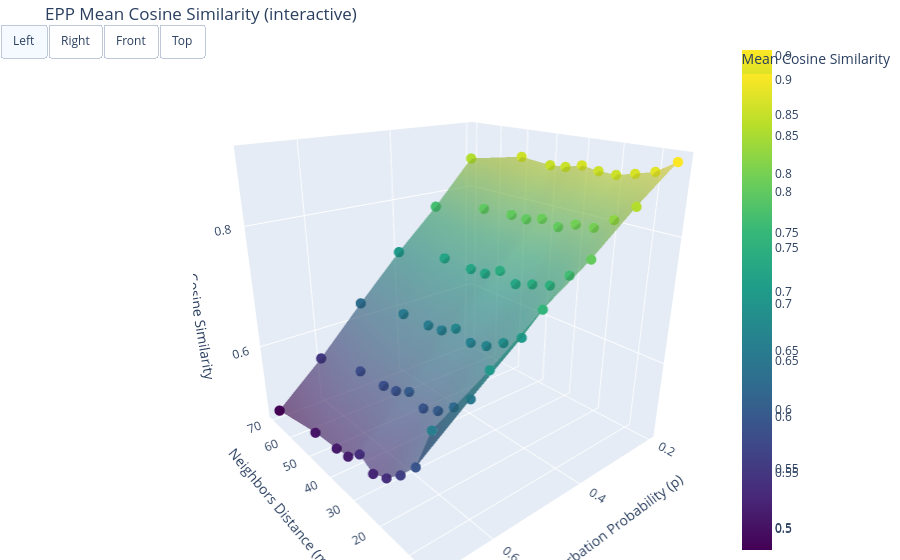

This figure's notebook cell:
### Code cell
def create_similarity_3d_plot_interactive(
    df_results,
    title,
    xlabel,
    ylabel,
    zlabel,
    filename_html=None,
    cmap='Viridis',
    marker_size=6,
    initial_view='left',   # new: 'left'|'right'|'front'|'auto'
    add_view_buttons=True,  # new: add small UI buttons to switch camera
):
    """
    Create an interactive 3D plot (plotly) where x=m, y=p and z=mean_similarity.
    Supports initial camera view selection and optional small view buttons.
    """
    import plotly.graph_objects as go
    import matplotlib.tri as mtri
    import os

    df = df_results[['m', 'p', 'mean_similarity']].dropna()
    xs = df['m'].astype(float).values
    ys = df['p'].astype(float).values
    zs = df['mean_similarity'].astype(float).values

    if len(xs) == 0:
        raise ValueError("No valid data points to plot.")

    # predefined cameras (eye positions) -> left view places x negative so zlabel faces left
    cameras = {
        'left': dict(eye=dict(x=-1.5, y=1.25, z=0.8)),
        'right': dict(eye=dict(x=1.5, y=1.25, z=0.8)),
        'front': dict(eye=dict(x=0.0, y=2.5, z=0.8)),
        'top': dict(eye=dict(x=0.0, y=0.8, z=3.0)),
    }
    initial_camera = cameras.get(initial_view, cameras['left'])

    fig = go.Figure()

    # Try triangulation to create a mesh; fallback to scatter only
    try:
        tri = mtri.Triangulation(xs, ys)
        if hasattr(tri, "triangles") and len(tri.triangles) > 0:
            i, j, k = tri.triangles.T
            fig.add_trace(
                go.Mesh3d(
                    x=xs, y=ys, z=zs, i=i, j=j, k=k,
                    intensity=zs, colorscale=cmap, opacity=0.6,
                    hovertemplate="m=%{x}<br>p=%{y}<br>sim=%{z:.4f}<extra></extra>",
                    name="mesh", showscale=True,
                )
            )
    except Exception:
        pass

    fig.add_trace(
        go.Scatter3d(
            x=xs, y=ys, z=zs, mode='markers',
            marker=dict(size=marker_size, color=zs, colorscale=cmap, colorbar=dict(title=zlabel)),
            hovertemplate="m=%{x}<br>p=%{y}<br>sim=%{z:.4f}<extra></extra>",
            name="points",
        )
    )

    # layout & camera
    fig.update_layout(
        title=title,
        scene=dict(
            xaxis_title=xlabel,
            yaxis_title=ylabel,
            zaxis_title=zlabel,
            camera=initial_camera,
        ),
        margin=dict(l=0, r=0, b=0, t=40),
        legend=dict(yanchor="top", y=0.95, xanchor="left", x=0.02),
    )

    # optional buttons to switch views interactively
    if add_view_buttons:
        updatemenus = [
            dict(
                type="buttons",
                direction="left",
                x=0.02,
                y=1.03,
                showactive=True,
                buttons=[
                    dict(label="Left",
                         method="relayout",
                         args=[{"scene.camera": cameras['left']}]),
                    dict(label="Right",
                         method="relayout",
                         args=[{"scene.camera": cameras['right']}]),
                    dict(label="Front",
                         method="relayout",
                         args=[{"scene.camera": cameras['front']}]),
                    dict(label="Top",
                         method="relayout",
                         args=[{"scene.camera": cameras['top']}]),
                ],
            )
        ]
        fig.update_layout(updatemenus=updatemenus)

    if filename_html:
        outpath = os.path.join(data_manager.output_dir, filename_html)
        fig.write_html(outpath)
        print(f"Interactive plot saved to {outpath}")

    fig.show()

# Example usage (initial view set to 'left' so zlabel is readable when you tilt left):
create_similarity_3d_plot_interactive(
    df_results=df_results,
    title='EPP Mean Cosine Similarity (interactive)',
    xlabel='Neighbors Distance (m)',
    ylabel='Perturbation Probability (p)',
    zlabel='Mean Cosine Similarity',
    filename_html='epp_similarity_3d_interactive.html',
    initial_view='left',
    add_view_buttons=True
)

### Figure 1 — Plotly figure (JSON) as saved in the notebook; plotly's stock layout.template omitted (floating-point values rounded to 4 significant figures)
{"data": [{"colorscale": [[0, "#440154"], [0.1111, "#482878"], [0.2222, "#3e4989"], [0.3333, "#31688e"], [0.4444, "#26828e"], [0.5556, "#1f9e89"], [0.6667, "#35b779"], [0.7778, "#6ece58"], [0.8889, "#b5de2b"], [1, "#fde725"]], "hovertemplate": "m=%{x}<br>p=%{y}<br>sim=%{z:.4f}<extra></extra>", "i": [0, 1, 21, 10, 32, 32, 21, 22, 12, 1, 4, 5, 25, 24, 48, 38, 18, 9, 17, 8, 40, 40, 42, 51, 31, 41, 13, 4, 24, 13, 13, 13, 22, 13, 53, 52, 38, 47, 47, 47, 58, 58, 58, 57, 29, 28, 28, 28, 6, 7, 16, 16, 30, 21, 41, 30, 44, 53, 36, 35, 45, 54, 46, 56, 56, 55, 38, 27, 27, 18, 33, 22, 33, 33, 37, 26, 26, 17, 26, 35, 26, 15, 34, 34, 34, 43, 24, 34, 35, 34], "intensity": [0.9049, 0.887, 0.8794, 0.873, 0.8739, 0.878, 0.871, 0.8692, 0.8744, 0.8548, 0.857, 0.8326, 0.815, 0.8126, 0.8019, 0.8077, 0.8005, 0.8009, 0.7982, 0.7772, 0.8033, 0.7729, 0.7495, 0.7417, 0.7327, 0.7438, 0.7305, 0.729, 0.7298, 0.708, 0.7586, 0.7094, 0.6898, 0.673, 0.6656, 0.6757, 0.6613, 0.6579, 0.6547, 0.6314, 0.7064, 0.6528, 0.6259, 0.6046, 0.5928, 0.604, 0.5905, 0.5846, 0.5815, 0.5516, 0.6614, 0.5936, 0.5627, 0.5387, 0.5261, 0.5389, 0.5169, 0.5126, 0.5056, 0.4814], "j": [1, 11, 20, 11, 21, 31, 11, 21, 11, 2, 5, 15, 14, 14, 39, 39, 8, 19, 7, 18, 51, 41, 52, 41, 32, 31, 3, 14, 23, 14, 2, 12, 12, 23, 52, 42, 48, 37, 36, 46, 49, 48, 47, 47, 39, 39, 19, 18, 7, 17, 5, 15, 20, 31, 40, 31, 54, 43, 46, 36, 55, 44, 47, 47, 45, 45, 37, 28, 17, 28, 32, 23, 42, 43, 36, 27, 16, 27, 36, 25, 25, 16, 23, 33, 44, 33, 25, 25, 45, 45], "k": [10, 10, 10, 21, 22, 21, 12, 12, 1, 12, 14, 14, 15, 25, 49, 48, 9, 18, 8, 17, 50, 51, 51, 42, 42, 42, 4, 13, 13, 24, 3, 2, 13, 22, 43, 43, 47, 38, 37, 36, 59, 49, 48, 58, 28, 38, 29, 19, 16, 16, 6, 5, 21, 30, 30, 41, 53, 44, 45, 45, 54, 45, 56, 57, 46, 56, 27, 38, 18, 27, 22, 33, 32, 42, 26, 37, 17, 26, 35, 26, 15, 26, 24, 23, 43, 34, 34, 35, 34, 44], "name": "mesh", "opacity": 0.6, "showscale": true, "type": "mesh3d", "x": [5.0, 10.0, 15.0, 20.0, 25.0, 30.0, 35.0, 40.0, 50.0, 70.0, 5.0, 10.0, 15.0, 20.0, 25.0, 30.0, 35.0, 40.0, 50.0, 70.0, 5.0, 10.0, 15.0, 20.0, 25.0, 30.0, 35.0, 40.0, 50.0, 70.0, 5.0, 10.0, 15.0, 20.0, 25.0, 30.0, 35.0, 40.0, 50.0, 70.0, 5.0, 10.0, 15.0, 20.0, 25.0, 30.0, 35.0, 40.0, 50.0, 70.0, 5.0, 10.0, 15.0, 20.0, 25.0, 30.0, 35.0, 40.0, 50.0, 70.0], "y": [0.2, 0.2, 0.2, 0.2, 0.2, 0.2, 0.2, 0.2, 0.2, 0.2, 0.3, 0.3, 0.3, 0.3, 0.3, 0.3, 0.3, 0.3, 0.3, 0.3, 0.4, 0.4, 0.4, 0.4, 0.4, 0.4, 0.4, 0.4, 0.4, 0.4, 0.5, 0.5, 0.5, 0.5, 0.5, 0.5, 0.5, 0.5, 0.5, 0.5, 0.6, 0.6, 0.6, 0.6, 0.6, 0.6, 0.6, 0.6, 0.6, 0.6, 0.7, 0.7, 0.7, 0.7, 0.7, 0.7, 0.7, 0.7, 0.7, 0.7], "z": [0.9049, 0.887, 0.8794, 0.873, 0.8739, 0.878, 0.871, 0.8692, 0.8744, 0.8548, 0.857, 0.8326, 0.815, 0.8126, 0.8019, 0.8077, 0.8005, 0.8009, 0.7982, 0.7772, 0.8033, 0.7729, 0.7495, 0.7417, 0.7327, 0.7438, 0.7305, 0.729, 0.7298, 0.708, 0.7586, 0.7094, 0.6898, 0.673, 0.6656, 0.6757, 0.6613, 0.6579, 0.6547, 0.6314, 0.7064, 0.6528, 0.6259, 0.6046, 0.5928, 0.604, 0.5905, 0.5846, 0.5815, 0.5516, 0.6614, 0.5936, 0.5627, 0.5387, 0.5261, 0.5389, 0.5169, 0.5126, 0.5056, 0.4814]}, {"hovertemplate": "m=%{x}<br>p=%{y}<br>sim=%{z:.4f}<extra></extra>", "marker": {"color": [0.9049, 0.887, 0.8794, 0.873, 0.8739, 0.878, 0.871, 0.8692, 0.8744, 0.8548, 0.857, 0.8326, 0.815, 0.8126, 0.8019, 0.8077, 0.8005, 0.8009, 0.7982, 0.7772, 0.8033, 0.7729, 0.7495, 0.7417, 0.7327, 0.7438, 0.7305, 0.729, 0.7298, 0.708, 0.7586, 0.7094, 0.6898, 0.673, 0.6656, 0.6757, 0.6613, 0.6579, 0.6547, 0.6314, 0.7064, 0.6528, 0.6259, 0.6046, 0.5928, 0.604, 0.5905, 0.5846, 0.5815, 0.5516, 0.6614, 0.5936, 0.5627, 0.5387, 0.5261, 0.5389, 0.5169, 0.5126, 0.5056, 0.4814], "colorbar": {"title": {"text": "Mean Cosine Similarity"}}, "colorscale": [[0, "#440154"], [0.1111, "#482878"], [0.2222, "#3e4989"], [0.3333, "#31688e"], [0.4444, "#26828e"], [0.5556, "#1f9e89"], [0.6667, "#35b779"], [0.7778, "#6ece58"], [0.8889, "#b5de2b"], [1, "#fde725"]], "size": 6}, "mode": "markers", "name": "points", "type": "scatter3d", "x": [5.0, 10.0, 15.0, 20.0, 25.0, 30.0, 35.0, 40.0, 50.0, 70.0, 5.0, 10.0, 15.0, 20.0, 25.0, 30.0, 35.0, 40.0, 50.0, 70.0, 5.0, 10.0, 15.0, 20.0, 25.0, 30.0, 35.0, 40.0, 50.0, 70.0, 5.0, 10.0, 15.0, 20.0, 25.0, 30.0, 35.0, 40.0, 50.0, 70.0, 5.0, 10.0, 15.0, 20.0, 25.0, 30.0, 35.0, 40.0, 50.0, 70.0, 5.0, 10.0, 15.0, 20.0, 25.0, 30.0, 35.0, 40.0, 50.0, 70.0], "y": [0.2, 0.2, 0.2, 0.2, 0.2, 0.2, 0.2, 0.2, 0.2, 0.2, 0.3, 0.3, 0.3, 0.3, 0.3, 0.3, 0.3, 0.3, 0.3, 0.3, 0.4, 0.4, 0.4, 0.4, 0.4, 0.4, 0.4, 0.4, 0.4, 0.4, 0.5, 0.5, 0.5, 0.5, 0.5, 0.5, 0.5, 0.5, 0.5, 0.5, 0.6, 0.6, 0.6, 0.6, 0.6, 0.6, 0.6, 0.6, 0.6, 0.6, 0.7, 0.7, 0.7, 0.7, 0.7, 0.7, 0.7, 0.7, 0.7, 0.7], "z": [0.9049, 0.887, 0.8794, 0.873, 0.8739, 0.878, 0.871, 0.8692, 0.8744, 0.8548, 0.857, 0.8326, 0.815, 0.8126, 0.8019, 0.8077, 0.8005, 0.8009, 0.7982, 0.7772, 0.8033, 0.7729, 0.7495, 0.7417, 0.7327, 0.7438, 0.7305, 0.729, 0.7298, 0.708, 0.7586, 0.7094, 0.6898, 0.673, 0.6656, 0.6757, 0.6613, 0.6579, 0.6547, 0.6314, 0.7064, 0.6528, 0.6259, 0.6046, 0.5928, 0.604, 0.5905, 0.5846, 0.5815, 0.5516, 0.6614, 0.5936, 0.5627, 0.5387, 0.5261, 0.5389, 0.5169, 0.5126, 0.5056, 0.4814]}], "layout": {"legend": {"x": 0.02, "xanchor": "left", "y": 0.95, "yanchor": "top"}, "margin": {"b": 0, "l": 0, "r": 0, "t": 40}, "scene": {"camera": {"eye": {"x": -1.5, "y": 1.25, "z": 0.8}}, "xaxis": {"title": {"text": "Neighbors Distance (m)"}}, "yaxis": {"title": {"text": "Perturbation Probability (p)"}}, "zaxis": {"title": {"text": "Mean Cosine Similarity"}}}, "title": {"text": "EPP Mean Cosine Similarity (interactive)"}, "updatemenus": [{"buttons": [{"args": [{"scene.camera": {"eye": {"x": -1.5, "y": 1.25, "z": 0.8}}}], "label": "Left", "method": "relayout"}, {"args": [{"scene.camera": {"eye": {"x": 1.5, "y": 1.25, "z": 0.8}}}], "label": "Right", "method": "relayout"}, {"args": [{"scene.camera": {"eye": {"x": 0, "y": 2.5, "z": 0.8}}}], "label": "Front", "method": "relayout"}, {"args": [{"scene.camera": {"eye": {"x": 0, "y": 0.8, "z": 3}}}], "label": "Top", "method": "relayout"}], "direction": "left", "showactive": true, "type": "buttons", "x": 0.02, "y": 1.03}]}}
